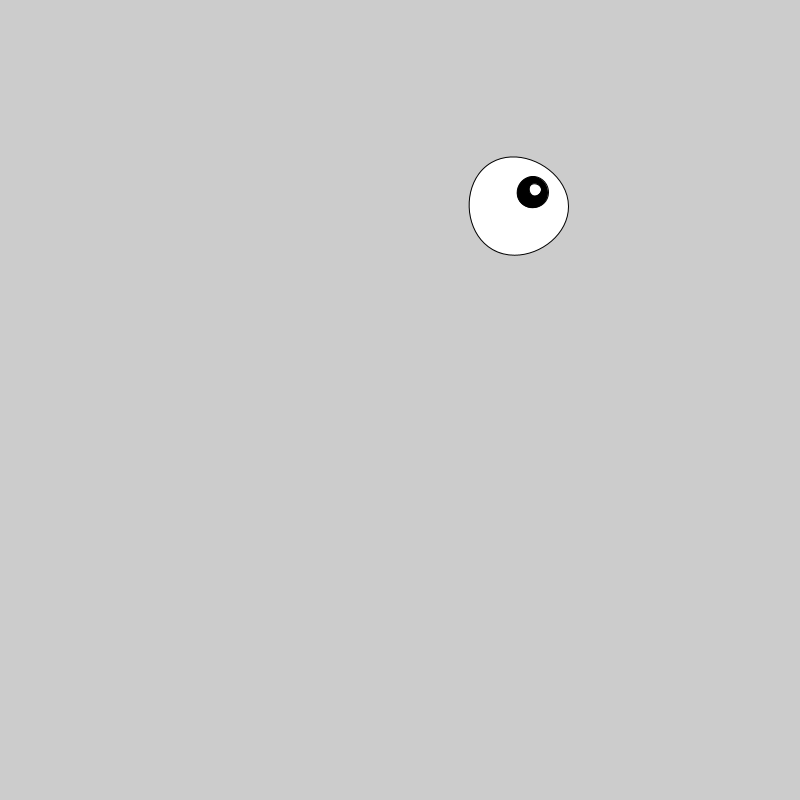
Frame 1 (no input)
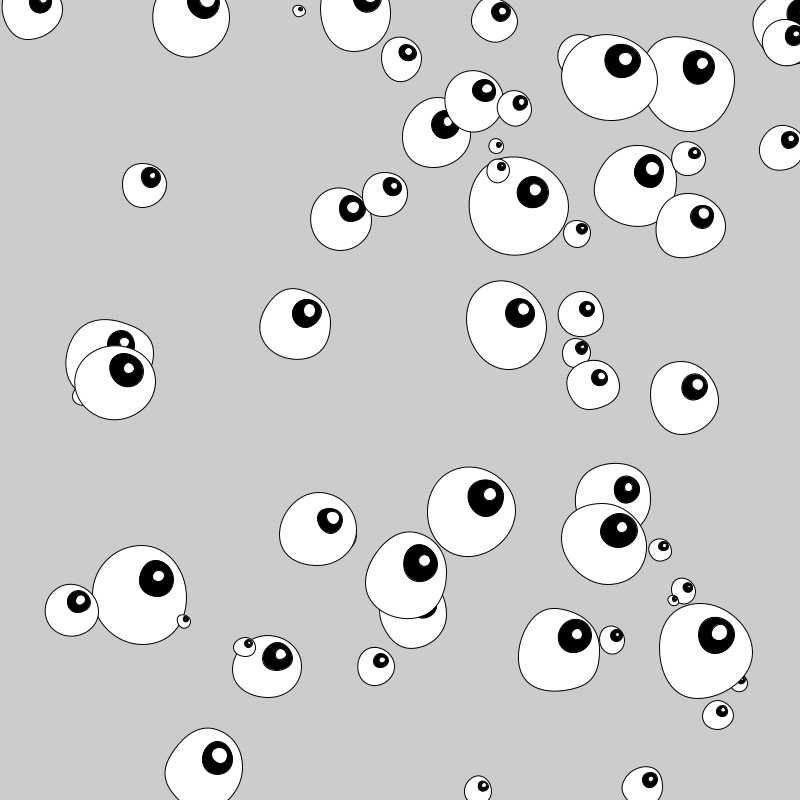
Frame 60 (the mouse pressed at the canvas centre just before this capture)
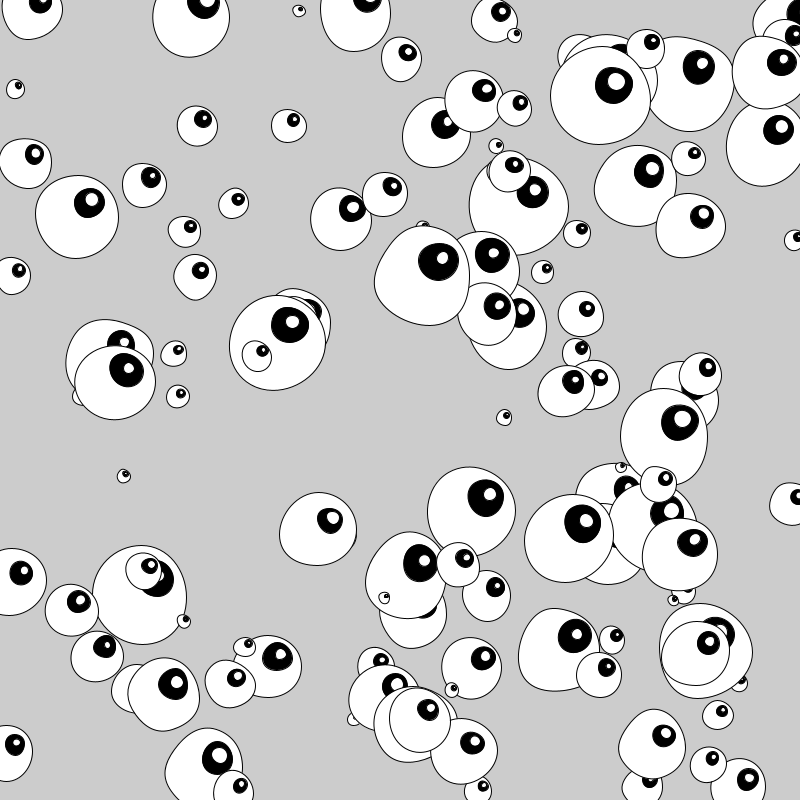
Frame 120 (the mouse held since frame 60 and released just before this capture)

The Processing sketch that drew these frames (run headless with seeded random() and noise(); from frame 60 on, the mouse is pressed at the canvas centre):

// Processing sketch: ojos
// ── ojos.pde
void setup() {
  size(800, 800);
}

void draw() {
  float x = random(width);
  float y = random(height);
  float s = random(10, 100);
  fill(255);
  circle(x, y, s, int(random(3, 6)));
  float a = -PI/4;
  float d = s*0.22;
  fill(0);
  circle(x+cos(a)*d, y+sin(a)*d, s*random(0.32, 0.43), int(random(3, 5)));
  fill(255);
  circle(x+cos(a)*(d*1.22), y+sin(a)*(d*1.22), s*random(0.12, 0.2), int(random(3, 5)));
}

void circle(float x, float y, float d, int sec) {
  float r = d*0.5;
  float da = TWO_PI/sec;
  float kappa = 0.5522847498;
  float k = 4*kappa/sec;
  PVector points[] = new PVector[sec];

  for (int i = 0; i < sec; i++) {
    points[i] = new PVector(x+cos(da*i)*r+r*random(-0.1, 0.1), y+sin(da*i)*r+r*random(-0.1, 0.1));
  }

  stroke(0);
  beginShape();
  vertex(points[0].x, points[0].y);
  for (int i = 0; i < sec; i++) {
    bezierVertex(
    points[i].x+cos(da*i+PI/2)*r*k, points[i].y+sin(da*i+PI/2)*r*k, 
    points[(i+1)%sec].x+cos(da*(i+1)-PI/2)*r*k, points[(i+1)%sec].y+sin(da*(i+1)-PI/2)*r*k, 
    points[(i+1)%sec].x, points[(i+1)%sec].y
      );
  }
  endShape(CLOSE);
}
